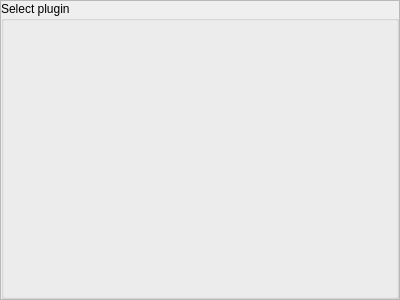
<?xml version="1.0" encoding="UTF-8"?>
<ui version="4.0">
 <class>SelectPluginPage</class>
 <widget class="QFrame" name="SelectPluginPage">
  <property name="geometry">
   <rect>
    <x>0</x>
    <y>0</y>
    <width>400</width>
    <height>300</height>
   </rect>
  </property>
  <property name="windowTitle">
   <string>Frame</string>
  </property>
  <property name="frameShape">
   <enum>QFrame::StyledPanel</enum>
  </property>
  <property name="frameShadow">
   <enum>QFrame::Raised</enum>
  </property>
  <layout class="QVBoxLayout" name="verticalLayout">
   <property name="margin">
    <number>0</number>
   </property>
   <item>
    <widget class="QGroupBox" name="groupBox">
     <property name="title">
      <string>Select plugin</string>
     </property>
     <layout class="QVBoxLayout" name="verticalLayout_2"/>
    </widget>
   </item>
  </layout>
 </widget>
 <resources/>
 <connections/>
</ui>
